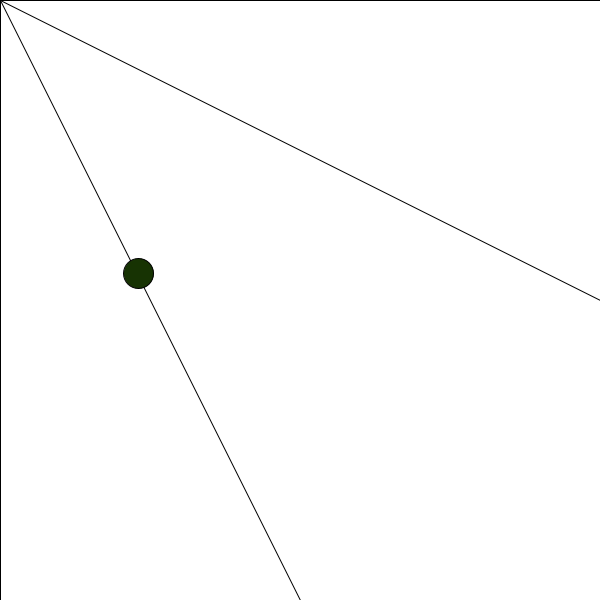
Frame 1 (no input)
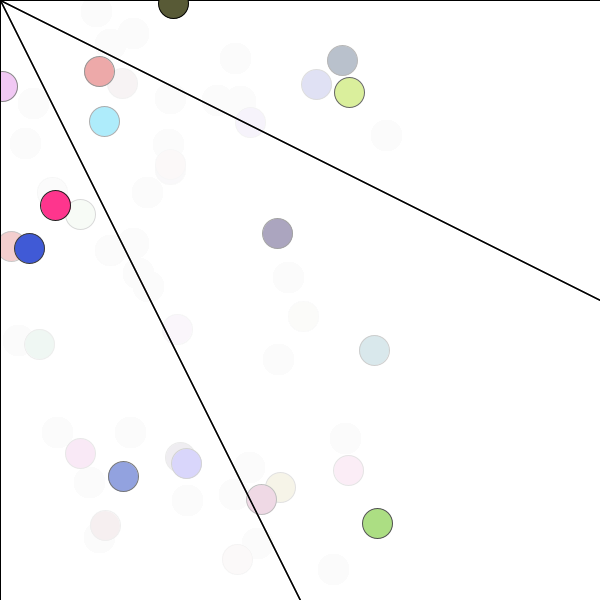
Frame 60 (the mouse pressed at the canvas centre just before this capture)
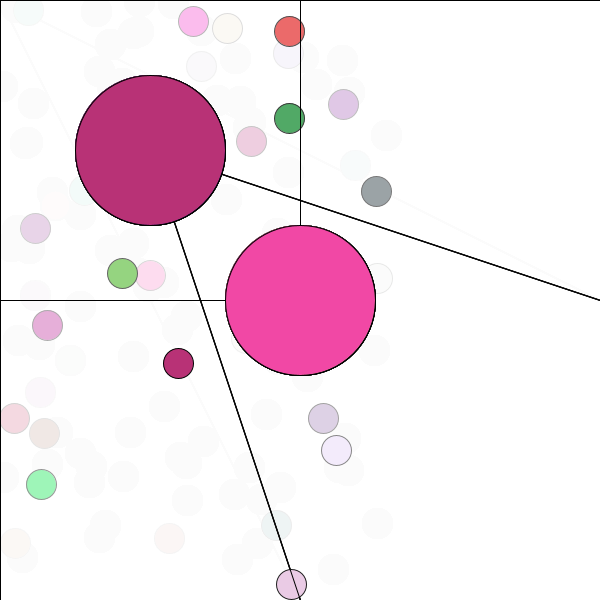
Frame 120 (the mouse held since frame 60 and released just before this capture)

The Processing sketch that drew these frames (run headless with seeded random() and noise(); from frame 60 on, the mouse is pressed at the canvas centre):

// Processing sketch: processing_62562
// ── processing_62562.pde

void setup()
{
  size(600, 600);
  background(255, 255, 255);
  smooth();
  frameRate(60);
}

void draw()
{
  fill(255, 255, 255, 30);
  rect( 0, 0, width, height );

  line( width/2, 0, mouseX, mouseX );
  
  fill(random(255), random(255), random(255));
  ellipse( mouseX, mouseX, mouseX/2, mouseY/2 );
  
  line( 0, height/2, mouseY, mouseY );
  fill(random(255), random(255), random(255));
  ellipse( mouseY, mouseY, mouseX/2, mouseY/2 );
  
  line( width, height/2, mouseX/2, mouseY/2 );
  fill(random(255), random(255), random(255));
  ellipse( mouseX/2, mouseY/2, mouseY/2, mouseY/2 );
  
  line( width/2, height, mouseX/2, mouseX/2 );
  fill(random(255), random(255), random(255));
  ellipse( mouseX/2, mouseX/2, mouseX/2, mouseX/2 );
  
  ellipse( random(400), random(600), 30, 30 );
}
